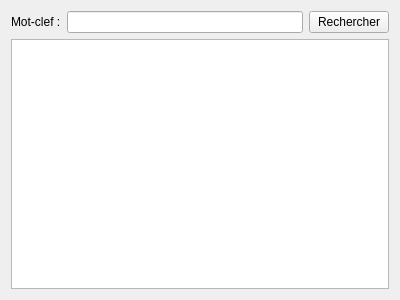
<?xml version="1.0" encoding="UTF-8"?>
<ui version="4.0">
 <class>TextFinder</class>
 <widget class="QWidget" name="TextFinder">
  <property name="geometry">
   <rect>
    <x>0</x>
    <y>0</y>
    <width>400</width>
    <height>300</height>
   </rect>
  </property>
  <property name="windowTitle">
   <string>TextFinder</string>
  </property>
  <layout class="QVBoxLayout" name="verticalLayout">
   <item>
    <layout class="QHBoxLayout" name="horizontalLayout">
     <item>
      <widget class="QLabel" name="label">
       <property name="text">
        <string>Mot-clef :</string>
       </property>
      </widget>
     </item>
     <item>
      <widget class="QLineEdit" name="lineEdit"/>
     </item>
     <item>
      <widget class="QPushButton" name="findButton">
       <property name="text">
        <string>Rechercher</string>
       </property>
       <property name="shortcut">
        <string>Return</string>
       </property>
      </widget>
     </item>
    </layout>
   </item>
   <item>
    <widget class="QTextEdit" name="textEdit"/>
   </item>
  </layout>
 </widget>
 <layoutdefault spacing="6" margin="11"/>
 <resources/>
 <connections/>
</ui>
